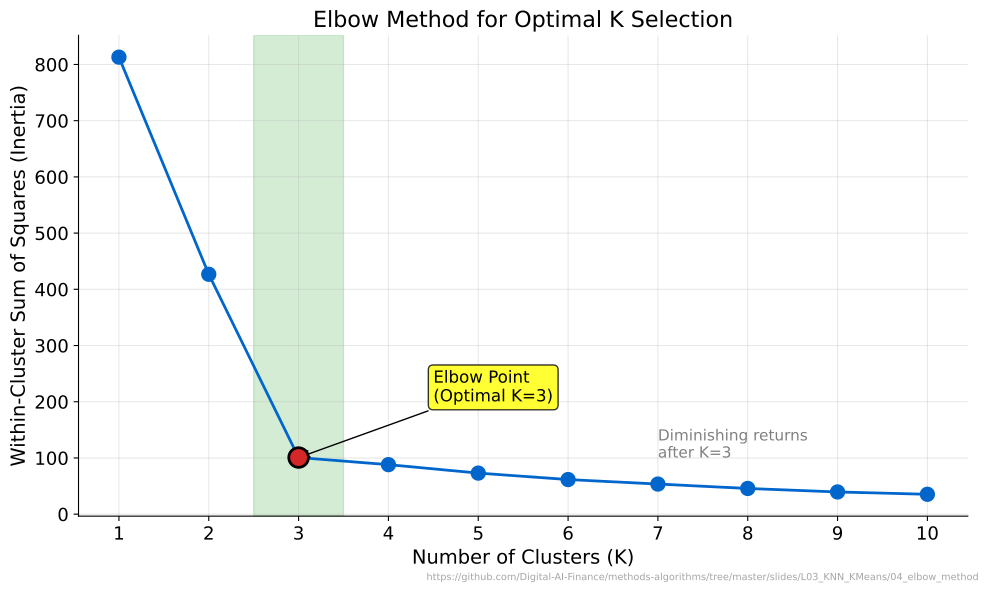

Recreate this plot in Python.
"""Elbow Method - Choosing optimal K"""
import matplotlib.pyplot as plt
import numpy as np
from pathlib import Path

plt.rcParams.update({
    'font.size': 14, 'axes.labelsize': 14, 'axes.titlesize': 16,
    'xtick.labelsize': 13, 'ytick.labelsize': 13, 'legend.fontsize': 13,
    'figure.figsize': (10, 6), 'figure.dpi': 150
})

MLPURPLE = '#3333B2'
MLBLUE = '#0066CC'
MLORANGE = '#FF7F0E'
MLGREEN = '#2CA02C'
MLRED = '#D62728'

np.random.seed(42)

# Generate clustered data
n_per_cluster = 50
c1 = np.random.randn(n_per_cluster, 2) * 0.6 + np.array([-2, 2])
c2 = np.random.randn(n_per_cluster, 2) * 0.6 + np.array([2, 2])
c3 = np.random.randn(n_per_cluster, 2) * 0.6 + np.array([0, -1])
X = np.vstack([c1, c2, c3])

# Compute inertia for different K
from sklearn.cluster import KMeans

K_range = range(1, 11)
inertias = []

for k in K_range:
    kmeans = KMeans(n_clusters=k, random_state=42, n_init=10)
    kmeans.fit(X)
    inertias.append(kmeans.inertia_)

fig, ax = plt.subplots(figsize=(10, 6))

ax.plot(K_range, inertias, 'o-', color=MLBLUE, linewidth=2, markersize=10)

# Highlight elbow point
elbow_k = 3
ax.scatter([elbow_k], [inertias[elbow_k-1]], c=MLRED, s=200, zorder=5,
           edgecolors='black', linewidth=2)
ax.annotate('Elbow Point\n(Optimal K=3)', xy=(elbow_k, inertias[elbow_k-1]),
            xytext=(elbow_k+1.5, inertias[elbow_k-1]+100),
            fontsize=12, arrowprops=dict(arrowstyle='->', color='black'),
            bbox=dict(boxstyle='round', facecolor='yellow', alpha=0.8))

# Add shaded region
ax.axvspan(2.5, 3.5, alpha=0.2, color=MLGREEN)

ax.set_xlabel('Number of Clusters (K)')
ax.set_ylabel('Within-Cluster Sum of Squares (Inertia)')
ax.set_title('Elbow Method for Optimal K Selection')
ax.set_xticks(K_range)
ax.grid(True, alpha=0.3)

# Add interpretation
ax.text(7, inertias[2], 'Diminishing returns\nafter K=3', fontsize=11,
        color='gray', ha='left')

plt.tight_layout()
plt.savefig(Path(__file__).parent / 'chart.pdf', dpi=300, bbox_inches='tight')
plt.close()
print("Chart saved: 04_elbow_method/chart.pdf")
